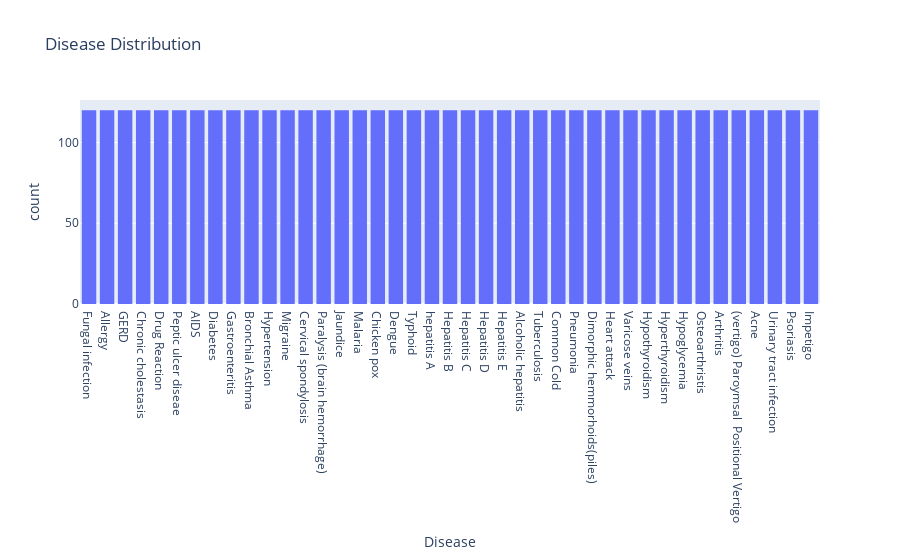

Write notebook code for a chart like this one.
### Code cell
fig = px.histogram(df, x='Disease', title='Disease Distribution')
fig.update_layout(xaxis={'categoryorder':'total descending'})
fig.show()

### Figure 1 — Plotly figure (JSON) as saved in the notebook; plotly's stock layout.template omitted (floating-point values rounded to 4 significant figures; data arrays with more than 128 entries replaced by an {"elided": "..."} marker saying what was removed)
{"data": [{"bingroup": "x", "hovertemplate": "Disease=%{x}<br>count=%{y}<extra></extra>", "legendgroup": "", "marker": {"color": "#636efa", "pattern": {"shape": ""}}, "name": "", "orientation": "v", "showlegend": false, "type": "histogram", "x": {"elided": "4920 str values"}, "xaxis": "x", "yaxis": "y"}], "layout": {"barmode": "relative", "legend": {"tracegroupgap": 0}, "title": {"text": "Disease Distribution"}, "xaxis": {"anchor": "y", "categoryorder": "total descending", "domain": [0, 1], "title": {"text": "Disease"}}, "yaxis": {"anchor": "x", "domain": [0, 1], "title": {"text": "count"}}}}
